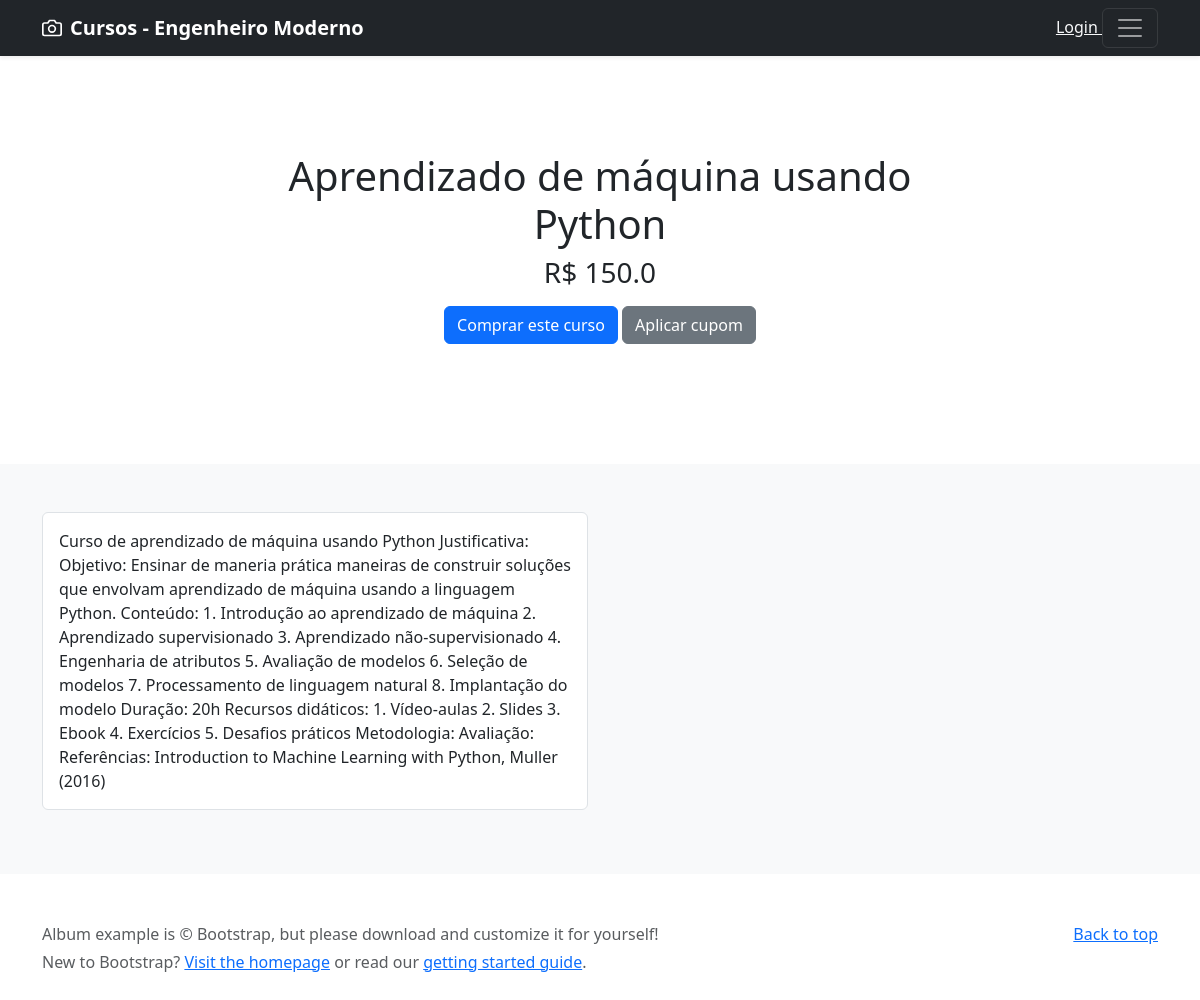
The app's page /home/aprendizado-maquina with its own data.
### webadmin/models.py (models this page shows, shortened)
class Course(models.Model):
    title = models.CharField(max_length=255)
    slug = models.SlugField(max_length=255, unique=True)
    description = models.TextField(null=True)
    created = models.DateTimeField(auto_now_add=True)
    updated = models.DateTimeField(auto_now=True)
    banner = models.ImageField(upload_to='course')
    price = models.FloatField()

### webadmin/views.py (the view, shortened to what this page needs)
# urls.py: path('<str:slug>', views.course, name='course'),
def course(request, slug):
    course = Course.objects.get(slug=slug)
    modules = Module.objects.filter(course=course)
    context = {'course': course,
               'modules': modules
               }
    return render(request, 'course.html', context)

### webadmin/templates/course.html (shortened to what this page needs)
{% extends 'base.html' %}
{% load bootstrap5 %}
{% block content %}
  <main>
    <section class="py-5 text-center container">
      <div class="row py-lg-5">
        <div class="col-lg-8 col-md-8 mx-auto">
          <h1 class="fw-light">{{ course.title }}</h1>
          <h3>R$ {{ course.price}}</h3>
          <form method="post">
            <p>
              <button type="submit" class="btn btn-primary my-2">Comprar este curso</button>
              <a href="#" class="btn btn-secondary my-2">Aplicar cupom</a>
            </p>
          </form>
        </div>
      </div>
    </section>
    <div class="album py-5 bg-light">
      <div class="container">
        <div class="row">
          <div class="col">
            <div class="p-3 mb-3 bg-body border rounded">
              {{ course.description | safe }}
            </div>
          </div>
          <div class="col">
          </div>
        </div>
      </div>
    </div>
  </main>
  <footer class="text-muted py-5">
    <div class="container">
      <p class="float-end mb-1">
        <a href="#">Back to top</a>
      </p>
      <p class="mb-1">Album example is &copy; Bootstrap, but please download and customize it for yourself!</p>
      <p class="mb-0">New to Bootstrap? <a href="/">Visit the homepage</a> or read our <a href="/docs/5.0/getting-started/introduction/">getting started guide</a>.</p>
    </div>
  </footer>
{% endblock %}

### records on screen
Course: title "Aprendizado de máquina usando Python", price "150.0", description "Curso de aprendizado de máquina usando Python Justificativa: Objetivo: Ensinar de maneria prática maneiras de construir soluções que envolvam aprendizado de máquina usando a linguagem Python. Conteúdo: 1. Introdução ao aprendizado de máquina 2. Aprendizado supervisionado 3. Aprendizado não-supervisionado 4. Engenharia de atributos 5. Avaliação de modelos 6. Seleção de modelos 7. Processamento de linguagem natural 8. Implantação do modelo Duração: 20h Recursos didáticos: 1. Vídeo-aulas 2. Slides 3. Ebook 4. Exercícios 5. Desafios práticos Metodologia: Avaliação: Referências: Introduction to Machine Learning with Python, Muller (2016)"
